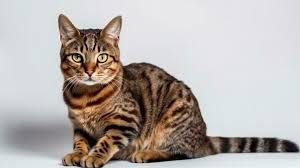
#> input picture Python_Programming/cat_photo.jpeg, 300 x 168 px
$ jupyter execute --allow-errors paint_by_numbers.ipynb
#> lines starting #> are read from the running program, lines starting #| are printed output that depends on the picture
Code for Paint-by-number kit

[cell 1]
from PIL import Image
import numpy as np
from sklearn.cluster import KMeans
import matplotlib.pyplot as plt

[cell 2]
# Load the image
def load_image(image_path):
    return Image.open(image_path)

[cell 3]
# Reduce the number of colors using KMeans clustering
def reduce_colors(image, num_colors=10):
    # Convert the image to RGB and then to a NumPy array
    img_rgb = image.convert("RGB")
    img_array = np.array(img_rgb)

    # Reshape the image to a 2D array of pixels
    pixels = img_array.reshape(-1, 3)

    # Apply KMeans to cluster the pixels into 'num_colors' clusters
    kmeans = KMeans(n_clusters=num_colors, random_state=0).fit(pixels)

    # Replace each pixel with its cluster center
    clustered_img = kmeans.cluster_centers_[kmeans.labels_].reshape(img_array.shape)

    # Convert back to an image
    clustered_img = np.round(clustered_img).astype(np.uint8)
    return clustered_img, kmeans

[cell 4]
# Map each pixel to a number representing the cluster it belongs to
def map_pixels_to_numbers(clustered_img, kmeans):
    # Create a map of colors to cluster labels (numbers)
    labels = kmeans.labels_.reshape(clustered_img.shape[0], clustered_img.shape[1])
    return labels

[cell 5]
# Create the "paint by number" image
def create_paint_by_number_image(labels, kmeans, output_path):
    # Create a blank image where each region is filled with its corresponding number
    paint_by_number = np.zeros(labels.shape, dtype=np.uint8)

    # Assign each cluster a unique number
    for i in range(kmeans.n_clusters):
        paint_by_number[labels == i] = i + 1  # Add 1 to make the numbering start at 1

    # Convert the result to an image and save it
    paint_by_number_img = Image.fromarray(paint_by_number * 25)  # Scale to make numbers visible
    paint_by_number_img.save(output_path)
    print(f"Paint-by-number image saved at {output_path}")

[cell 6]
# Generate a legend showing the color for each cluster
def create_color_legend(kmeans, output_path):
    # Create a legend that shows each cluster color with its corresponding number
    legend_img = np.zeros((300, 400, 3), dtype=np.uint8)

    for i, color in enumerate(kmeans.cluster_centers_):
        legend_img[i*30:(i+1)*30, :200, :] = color.astype(np.uint8)
        # Add the number
        plt.text(210, i*30 + 15, f"Region {i+1}", fontsize=12, verticalalignment='center')

    legend = Image.fromarray(legend_img)
    legend.save(output_path)
    print(f"Color legend saved at {output_path}")

[cell 7]
# Main function to create the "paint by number" sheet
def create_paint_by_number_sheet(image_path, output_image_path, output_legend_path, num_colors=10):
    image = load_image(image_path)
#> in load_image, returned value is the input picture: PIL image 300x168 RGB; mean R, G, B 181.4, 174.1, 170.7
    #max_size = 65536
    #image.thumbnail((max_size, max_size))

    # Reduce colors in the image
    clustered_img, kmeans = reduce_colors(image, num_colors)
#> in reduce_colors, `clustered_img = kmeans.cluster_centers_[kmeans.labels_].reshape(img_ar..`:
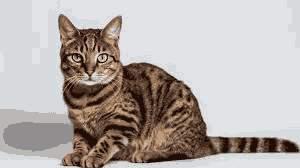
#> clustered_img: shape (168, 300, 3) float64; mean R, G, B 181.4, 174.1, 170.7

    # Map the image pixels to numbers based on the clustered colors
    labels = map_pixels_to_numbers(clustered_img, kmeans)
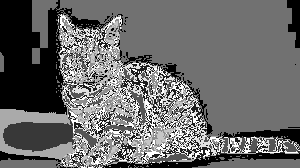
#> labels: shape (168, 300) int32; min 0, max 9, mean 3.74; drawn with min black and max white

    # Create the "paint by number" image and save it
    create_paint_by_number_image(labels, kmeans, output_image_path)
#> in create_paint_by_number_image, `paint_by_number_img = Image.fromarray(paint_by_number * 25)`:
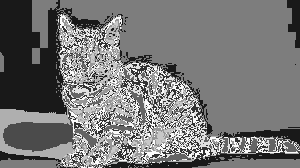
#> paint_by_number_img: PIL image 300x168 L; min 25, max 250, mean 118.6

    # Create and save the color legend
    create_color_legend(kmeans, output_legend_path)
#> in create_color_legend, `legend = Image.fromarray(legend_img)`:
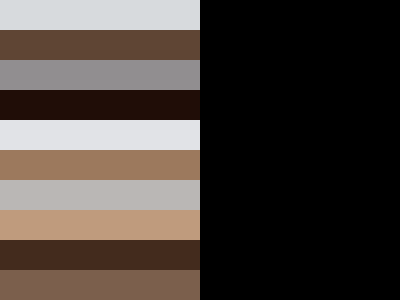
#> legend: PIL image 400x300 RGB; mean R, G, B 71.8, 63.3, 58
